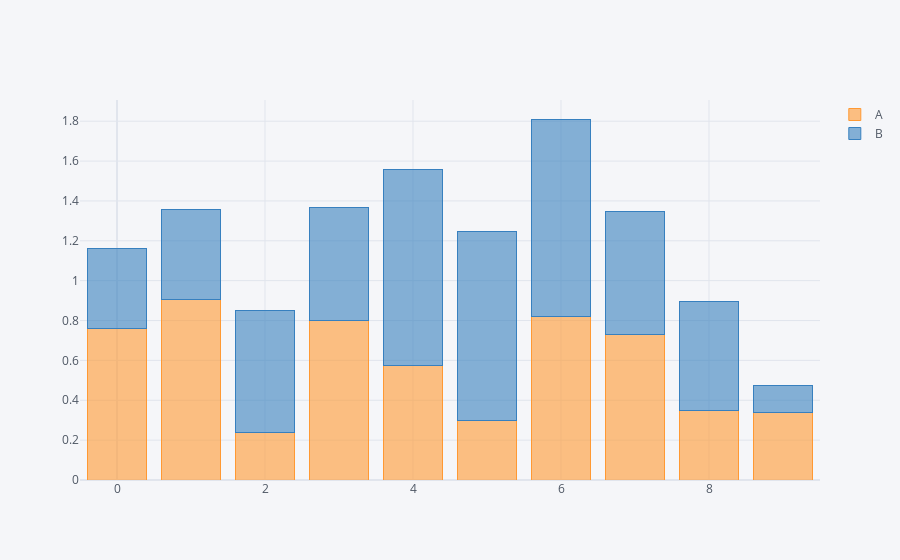

Write notebook code for a chart like this one.
### Code cell
df.iplot(kind='bar', barmode='stack') # barmode='stack' 은 누적 그래프

### Figure 1 — Plotly figure (JSON) as saved in the notebook; plotly's stock layout.template omitted (floating-point values rounded to 4 significant figures)
{"data": [{"marker": {"color": "rgba(255, 153, 51, 0.6)", "line": {"color": "rgba(255, 153, 51, 1.0)", "width": 1}}, "name": "A", "orientation": "v", "text": "", "type": "bar", "x": [0, 1, 2, 3, 4, 5, 6, 7, 8, 9], "y": [0.7598, 0.9038, 0.2377, 0.7997, 0.572, 0.2996, 0.8226, 0.7318, 0.3482, 0.3365]}, {"marker": {"color": "rgba(55, 128, 191, 0.6)", "line": {"color": "rgba(55, 128, 191, 1.0)", "width": 1}}, "name": "B", "orientation": "v", "text": "", "type": "bar", "x": [0, 1, 2, 3, 4, 5, 6, 7, 8, 9], "y": [0.4032, 0.453, 0.6119, 0.5687, 0.985, 0.9458, 0.9884, 0.6144, 0.5496, 0.1366]}], "layout": {"barmode": "stack", "legend": {"bgcolor": "#F5F6F9", "font": {"color": "#4D5663"}, "traceorder": "normal"}, "paper_bgcolor": "#F5F6F9", "plot_bgcolor": "#F5F6F9", "title": {"font": {"color": "#4D5663"}}, "xaxis": {"gridcolor": "#E1E5ED", "showgrid": true, "tickfont": {"color": "#4D5663"}, "title": {"font": {"color": "#4D5663"}, "text": ""}, "zerolinecolor": "#E1E5ED"}, "yaxis": {"gridcolor": "#E1E5ED", "showgrid": true, "tickfont": {"color": "#4D5663"}, "title": {"font": {"color": "#4D5663"}, "text": ""}, "zerolinecolor": "#E1E5ED"}}}
